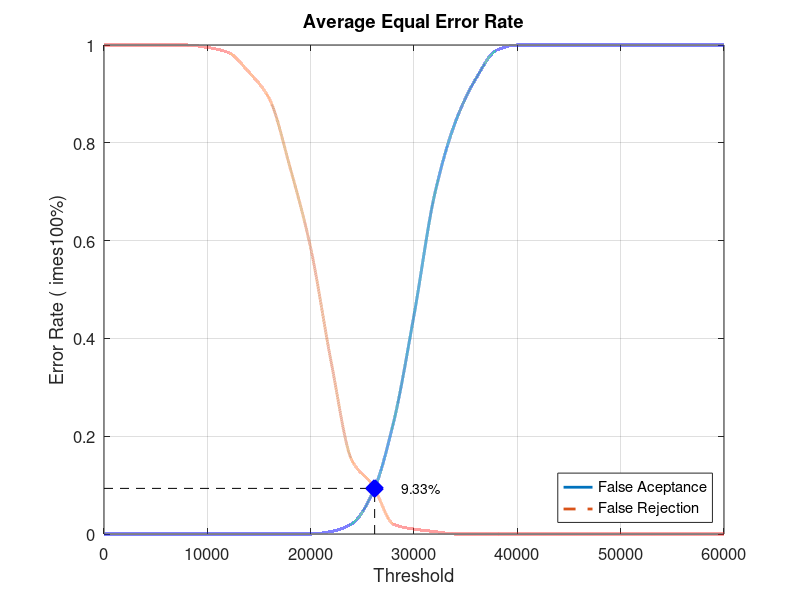
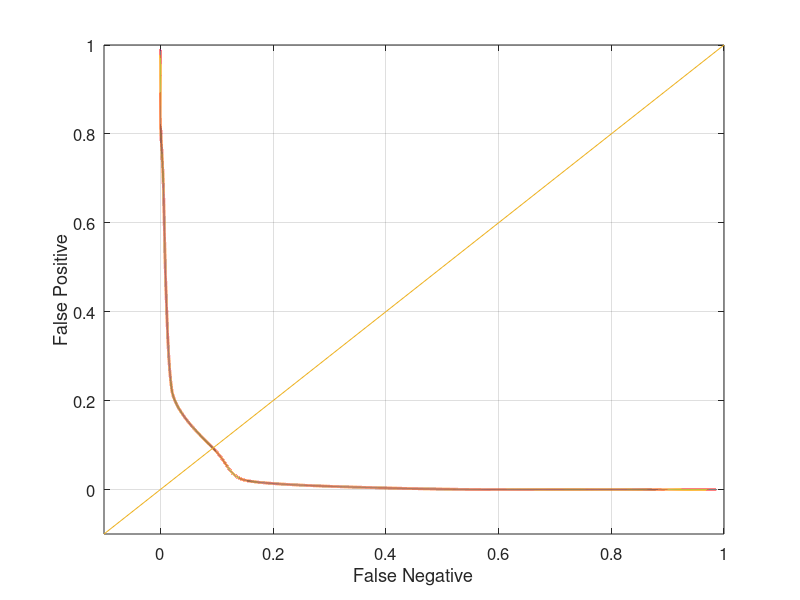

These charts were generated, in order, by the following MATLAB code:
close all;
clear;
clc;
x = 0:2000:60000;
xq = 0:0.5:60000;

y0 = [0 0 0 0 0 0 0 0 0 0 0 0.00526316 0.0210526 0.0842105 0.226316 0.447368 0.694737 0.842105 0.931579 0.989474 1 1 1 1 1 1 1 1 1 1 1]
yy0 = interp1(x, y0, xq, 'pchip');
y1 = [1 1 1 1 1 0.995 0.985 0.945 0.89 0.75 0.585 0.35 0.15 0.1 0.02 0.01 0.005 0 0 0 0 0 0 0 0 0 0 0 0 0 0]
yy1 = interp1(x, y1, xq, 'pchip');

% Calculating EER: 
y2 = abs(y0 - y1);
find(y2 == min(y2))
yy2 = abs(yy0 - yy1);
xEER = find(yy2 == min(yy2));
xEERIndex = xq(xEER) % X-axis EER
yEER = yy0(xEER) % Y-axis EER

main = figure
plot(xq, yy0,'-','LineWidth', 2);	hold on
plot(xq, yy1,'--','LineWidth', 2);	hold on
plot([xEERIndex xEERIndex], [0 yEER], 'k--');	hold on
plot([0 xEERIndex], [yEER yEER], 'k--');	hold on
plot(xEERIndex, yEER, 'bx', 'LineWidth', 10);	hold on
text(xEERIndex + 10 * xEERIndex / 100, yEER, [num2str(round((10000 * yEER)) / 100) '%'])
legend('False Aceptance', 'False Rejection', 'Location', 'SouthEast')
xlabel('Threshold')
ylabel('Error Rate (	imes100%)')
title('Average Equal Error Rate')
set(gca, 'FontSize', 12)
axis([0 60000 0 1])
grid on

print(main, 'Database2_1Main', '-dpng');
FNRxFPR = figure('Color', [1 1 1]);
plot(yy1, yy0, '-', yy1, yy0, 'LineWidth', 2);
hold on
y = -0.1:0.1:1
plot(y, y); 
set(gca, 'FontSize', 12)
xlabel('False Negative')
ylabel('False Positive')
axis([-0.1 1 -0.1 1])
set(gca, 'FontSize', 12)
grid on

print(FNRxFPR, 'Database2_1FNRxFPR','-dpng');
